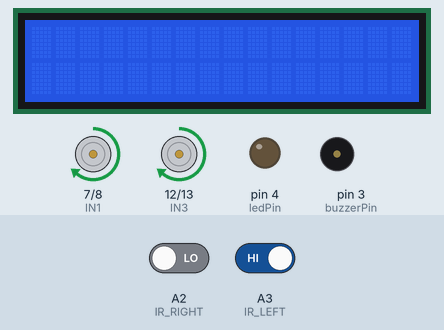
The sketch below on a simulated Arduino Uno, built with avr-gcc and run on an emulated ATmega328P. Parts: 16×2 character LCD, motor-driver pin pairs drawn as motors (green arrow = first pin HIGH = forward, orange = second pin HIGH = backward, longer = more drive, scaled by the enable pin), output pins drawn as LEDs (lit = HIGH), buzzer (waves = sounding, pin HIGH). The test bench sets the inputs (shaded band); at power-on: A2 (IR_RIGHT) LOW, A3 (IR_LEFT) HIGH. At 6.3 s the program stops and its outputs stay as they are.

Above: at 1.2 s.
1.3 s: A2 (IR_RIGHT) driven HIGH
At 1.6 s:
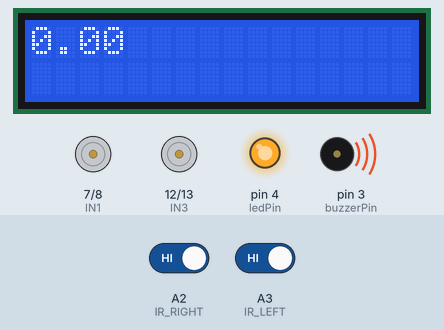
At 6.6 s:
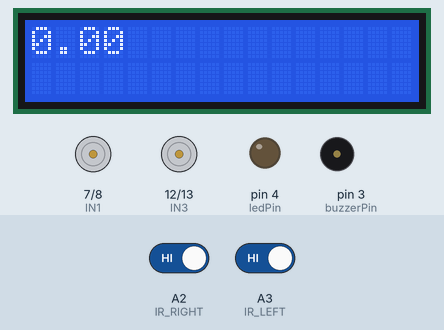
Timing chart, 0 to 7.8 s (numbered marks = the images above; inputs shaded):
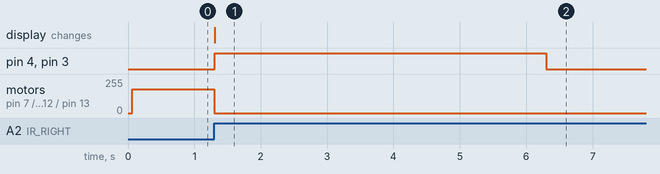

The sketch:

____.ino
```cpp
#include <LiquidCrystal_I2C.h>


int starttime;
int buzzerPin=3;
int ledPin=4;
int ENA = 5;
int ENB = 6;
int IN1 = 7;
int IN2 = 8;
int IN3 = 12;
int IN4 = 13;
int IR_LEFT = A3 ;   //D3,绿线5V ，红线GND
int IR_RIGHT = A2;   //D4


int IR_L;

int IR_R;


LiquidCrystal_I2C lcd(0x27,16,2);

/*宏定义小车转向方向*/
#define Forward {digitalWrite(IN1,HIGH);digitalWrite(IN2,LOW);digitalWrite(IN3,LOW);digitalWrite(IN4,HIGH);}    //前进
#define Back {digitalWrite(IN1,LOW);digitalWrite(IN2,HIGH);digitalWrite(IN3,HIGH);digitalWrite(IN4,LOW);}       //后退
#define Right{digitalWrite(IN1,LOW);digitalWrite(IN2,HIGH);digitalWrite(IN3,LOW);digitalWrite(IN4,HIGH);}       //左转
#define Left {digitalWrite(IN1,HIGH);digitalWrite(IN2,LOW);digitalWrite(IN3,HIGH);digitalWrite(IN4,LOW);}      //右转
#define Stop {digitalWrite(IN1,LOW);digitalWrite(IN2,LOW);digitalWrite(IN3,LOW);digitalWrite(IN4,LOW);}         //停止


void setup() {
  pinMode(ENA,OUTPUT);
  pinMode(ENB,OUTPUT);
  pinMode(IN1,OUTPUT);
  pinMode(IN2,OUTPUT);
  pinMode(IN3,OUTPUT);
  pinMode(IN4,OUTPUT);
  analogWrite(ENA,180);
  analogWrite(ENB,180);
  pinMode(IR_LEFT,INPUT);
  pinMode(IR_RIGHT,INPUT);
  pinMode(buzzerPin,OUTPUT);
  pinMode(ledPin,OUTPUT);
     lcd.backlight();


   lcd.init();
}
void Trackline()  //巡线
{
  IR_L = digitalRead(IR_LEFT);
  IR_R=digitalRead(IR_RIGHT);

  if ((IR_L == LOW)&&(IR_R ==LOW)) //直行
  {
    Forward;
    starttime = millis();
    return;
  }
 if ((IR_L == LOW)&&(IR_R == HIGH))  //右转1
  {
    Right;
    return;
  }

 if((IR_L== HIGH)&&(IR_R == LOW))  //左转1
   {
    Left;
    return;
   }
 if((IR_L== HIGH)&&(IR_R == HIGH))
   {
    Stop;
    float S = starttime/1000;
    lcd.setCursor(0,0);
    lcd.print(S);
    digitalWrite(buzzerPin,HIGH);
    digitalWrite(ledPin,HIGH);
    delay(5000);
    digitalWrite(buzzerPin,LOW);
    digitalWrite(ledPin,LOW);
    for(;;){}
    }


}
void loop()
{
    while(1)
    {
      Trackline();
      }
}
```

Measured:
- after the input at 1.3 s, pin 4 (ledPin), pin 3 (buzzerPin): LOW → HIGH at once, → LOW 5.0 s later; motor on pin 7 (IN1) / pin 8 (IN2), motor on pin 12 (IN3) / pin 13 (IN4): forward 180/255 → stopped at once; the display: changes at once (image 1)
